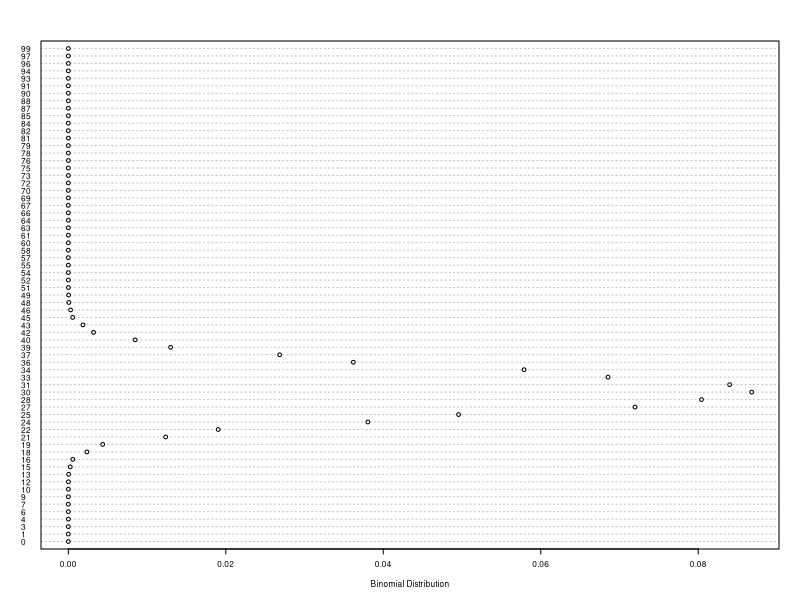

Generate this figure with R:
# 4. Creating a sample of 100 numbers which are incremented by 1.5. Create the binomial
# distribution and plot it using dotchart.

x <- seq(0,100,by = 1.5)

x<-trunc(x) 
y <- dbinom(x,100,0.3)
dotchart(y, labels = x, cex = 0.5, xlab = "Binomial Distribution")